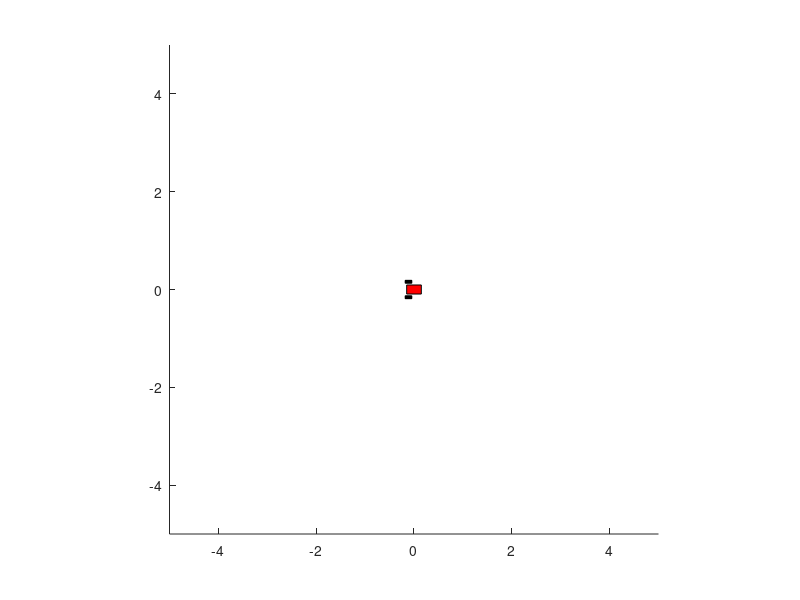

This chart was generated by the following MATLAB code: (Note: this script raises an error after producing the figure.)
% Pure Pursuit Implementation
% Template for Students
clear all
clc
close all

dt = 0.1; % simulation step in sec

waypointlist = [

1 1
2 0
3 0
-3 1

];

velocities = [.5, .5, .75, .75, 1, 1];
velocities = [velocities , .5 .75 1]; % auto ones
lookaheadDists =  [.5 1 .5 1 .5 1];

for j = 1:length(velocities)



    clearvars -except robot j dt waypointlist velocities lookaheadDists
    pause(1)


    % robot Global Pose
    robot.X = 0; % X Global robot position in m
    robot.Y = 0; % Y Global robot position in m
    robot.Phi = 0;% Global orientation in radians, measured with respect to X axis

    robot.angVel = 0;

    % Initialize a pure pursuit structure
    purepursuit.closestWayPointIndex = 1;
    purepursuit.proximityTh = 0.1; % a Threshold to determine if robot is at the waypoint

    purepursuit.goalPointIndex = 1;

    purepursuit.lookahead = 0.3;

    initialVel = velocities(j);
    robot.vel = initialVel;



    % Draw robot at the initial pose
    robot.wheelR = (13.5/2)/100; % wheel radius in m
    robot.halfWidth = 0.15; % half width in m
    robot.length = 30/100; % length in m

    % Robot Geometry for Display
    robot.bodyWidth = 18.5/100; % in m
    robot.wheelWidth = 6.0/100; % in m; this includes the shaft


    %% Draw Robot at initial pose
    leftCornerBodyX = -(robot.length/2);
    leftCornerBodyY = -(robot.bodyWidth/2);

    % Parent a rectangle to an hgtransform
    hgTX = hgtransform;
    robotBody = rectangle('Parent',hgTX,'Position',[leftCornerBodyX leftCornerBodyY robot.length robot.bodyWidth],'FaceColor',[1 0 0]);

    shaftLength = 3.5/100;
    leftCornerRightWheelX = leftCornerBodyX - (3/100);
    leftCornerRightWheelY = leftCornerBodyY - shaftLength - robot.wheelWidth;
    leftCornerLeftWheelX = leftCornerBodyX - (3/100);
    leftCornerLeftWheelY = leftCornerBodyY + robot.bodyWidth + shaftLength;
    wheelRight = rectangle('Parent',hgTX,'Position',[leftCornerRightWheelX leftCornerRightWheelY 2*robot.wheelR robot.wheelWidth],'FaceColor',[0 0 0]);

    wheelLeft = rectangle('Parent',hgTX,'Position',[leftCornerLeftWheelX leftCornerLeftWheelY 2*robot.wheelR robot.wheelWidth],'FaceColor',[0 0 0]);

    figure(j)
    hold on
    axis([-5 5 -5 5])
    axis('equal')
    drawRobot(hgTX,robot)


    %waypoints = waypointlist(:, (2*j-1):(2*j));
    waypoints = waypointlist(:, 1:2);

    % Compute distance to last waypoint.
    [NwayPoints, dim] = size(waypoints);
    distanceRobotFinalPoint = getEuclideanDistance(robot.X,robot.Y,waypoints(NwayPoints,1),waypoints(NwayPoints,2));

    %Main Loop
    i = 0;

    while((purepursuit.closestWayPointIndex <= NwayPoints) && (distanceRobotFinalPoint >= purepursuit.proximityTh))
        i = i + 1;

        %Find the waypoint to head towards.
        purepursuit = findGoalWayPoint(purepursuit,robot,waypoints);

        %Make an update to the closestWaypoint so that in the next iteration the search is done starting from the latest goalPointIndex.
        purepursuit.closestWayPointIndex = purepursuit.goalPointIndex;

        % Compute the required turn radius
        [flag, turnRadius] = findTurnRadius(robot,purepursuit,waypoints);

        % Compute robot commands. The commands depend on the flag value
        % **** ADD your code here ***

        if (flag == -1)
            robot.angVel = 2;
            robot.vel = 0;
        elseif (flag == 1)
            robot.angVel = -2;
            robot.vel = 0;
        elseif(flag == 0)
            robot.vel = initialVel;
            robot.angVel = robot.vel/turnRadius;
        end


        % Simulate Forward.
        robot = fwdSim(robot,dt);

        % % Draw your robot at the new pose
        % drawRobot(hgTX,robot);
        pause(0.01);

        % Compute distance to Final point to determine if robot should stop
        distanceRobotFinalPoint = getEuclideanDistance(robot.X,robot.Y,waypoints(NwayPoints,1),waypoints(NwayPoints,2));

        if j >6
            a1 = .25;
            a2 = .75;
            purepursuit.lookahead = a1 * robot.vel + a2 * (1/distanceRobotFinalPoint + .01);
        else
            purepursuit.lookahead = lookaheadDists(j);
        end

        y(i) = robot.Y;
        x(i) = robot.X;

    end
    % Draw your robot at the new pose




    plot(waypoints(:,1),waypoints(:,2),'o','MarkerSize',5,'Linewidth',2);
    plot(x, y);
    xlabel("X (m)")
    ylabel("Y (m)")
    legend('Waypoints' , 'Robot Path');
    grid on
    if j > 6
        title(strcat("A1: ", num2str(a1), strcat(" A2: ", num2str(a2)), strcat(" Velocity: ", num2str(round((robot.vel), 3)))));
    else
        title(strcat("Look Ahead: ", num2str(purepursuit.lookahead), strcat(" Velocity: ", num2str(round((robot.vel), 3)))));
    end
    hold off

end
%% Functions
%% robot animation function

function drawRobot(hgTX,robot)

hgTX.Matrix = makehgtform('translate',[robot.X robot.Y 0],'zrotate',robot.Phi);

end

function robot = fwdSim(robot,dt)
robot.X = robot.X + robot.vel*cos(robot.Phi)*dt;
robot.Y = robot.Y + robot.vel*sin(robot.Phi)*dt;
robot.Phi = robot.Phi + robot.angVel*dt;
end

%% Functions that you need to implement
function distance = getEuclideanDistance(x1,y1,x2,y2)

distance = sqrt((x2-x1)^2 + (y2-y1)^2);

end

function purepursuit = findGoalWayPoint(purepursuit,robot,waypoints)
% Find the goal waypoint towards which the robot should drive. You
% must find the index of the goal waypoint that is at least one lookahead
% distance from the robot position. Note that purepursuit has a
% closestWayPointIndex that we use to always search forward.
% this function will update the field purepursuit.goalPointIndex

distance = getEuclideanDistance(robot.X, robot.Y, waypoints(purepursuit.closestWayPointIndex, 1), waypoints(purepursuit.closestWayPointIndex, 2));

if ((distance <= purepursuit.lookahead) && (purepursuit.closestWayPointIndex < length(waypoints)))
    purepursuit.goalPointIndex = purepursuit.goalPointIndex + 1;

elseif (purepursuit.goalPointIndex == length(waypoints))

    robot.vel = 0;
    robot.angVel = 0;
end


end

function [flag, turnRadius] = findTurnRadius(robot,purepursuit,waypoints)
% This function computes the turn radius of the circle which
% will take the robot to the goal waypoint.
% The flag output is zero if the goal is in front of the robot.
% -1 : if a left point turn should be performed
%     1: if a right hand turn should be performed

currentWPIndex = purepursuit.goalPointIndex;

local_x = cos(robot.Phi) * (waypoints(currentWPIndex, 1) - robot.X) + sin(robot.Phi) * (waypoints(currentWPIndex, 2) - robot.Y);
local_y = -sin(robot.Phi) * (waypoints(currentWPIndex, 1) - robot.X) + cos(robot.Phi) * (waypoints(currentWPIndex, 2) - robot.Y);

local_phi = atan2(local_y, local_x);

if (local_phi > (pi/2 - .5))
    flag = -1;
elseif(local_phi < (-pi/2 + .5))
    flag = 1;
else
    flag = 0;
end

turnRadius = (local_x^2 + local_y^2)/(2*local_y);

end